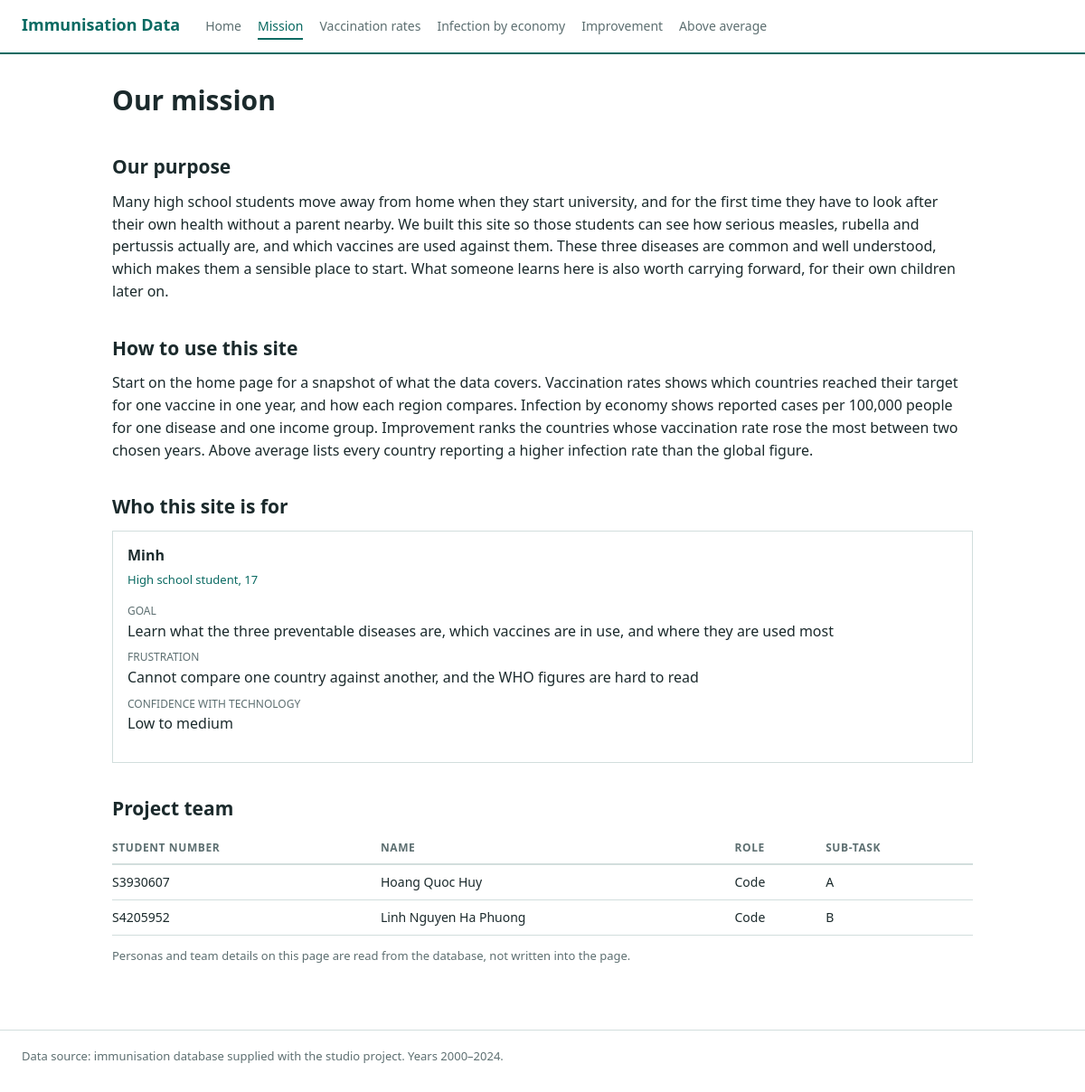
Page /mission on the committed database.
### tables this page shows
CREATE TABLE MissionStatement (
    id            INTEGER PRIMARY KEY,
    heading       TEXT NOT NULL,
    body          TEXT NOT NULL,
    display_order INTEGER DEFAULT 0
);

CREATE TABLE Persona (
    PersonaID   INTEGER PRIMARY KEY AUTOINCREMENT,
    name        TEXT NOT NULL,
    role        TEXT NOT NULL,
    age         INTEGER,
    goal        TEXT NOT NULL,
    frustration TEXT,
    tech_skill  TEXT
);

CREATE TABLE TeamMember (
    StudentID TEXT PRIMARY KEY,
    full_name TEXT NOT NULL,
    role      TEXT,
    subtask   TEXT CHECK (subtask IN ('A', 'B'))
);

### routes/level1.py (the view)
@bp.route("/mission")
def mission():
    return render_template(
        "level1_mission.html",
        sections=queries.mission_sections(),
        personas=queries.personas(),
        team=queries.team_members(),
    )

### database/connection.py (called while the page is built)
def get_connection():
    conn = sqlite3.connect(DB_PATH)
    conn.row_factory = sqlite3.Row
    conn.execute("PRAGMA foreign_keys = ON")
    return conn

def run_query(sql, params=()):
    conn = get_connection()
    try:
        return conn.execute(sql, params).fetchall()
    finally:
        conn.close()

### database/queries.py (called while the page is built)
def mission_sections():
    return run_query("SELECT heading, body FROM MissionStatement ORDER BY display_order")

def personas():
    return run_query("""
        SELECT name, role, age, goal, frustration, tech_skill
        FROM Persona
        ORDER BY PersonaID
    """)

def team_members():
    return run_query("""
        SELECT StudentID, full_name, role, subtask
        FROM TeamMember
        ORDER BY full_name
    """)

### templates/level1_mission.html (shortened to what this page needs)
{% extends "base.html" %}
{% block content %}
<h1>Our mission</h1>
{% for section in sections %}
  <h2>{{ section.heading }}</h2>
  <p>{{ section.body }}</p>
{% else %}
  <p class="empty">No mission statement stored yet. Run <code>python db/setup_db.py</code>.</p>
{% endfor %}
<h2>Who this site is for</h2>
{% if personas %}
<div class="cards">
  {% for p in personas %}
  <div class="card">
    <h4>{{ p.name }}</h4>
    <div class="role">{{ p.role }}{% if p.age %}, {{ p.age }}{% endif %}</div>
    <dl>
      <dt>Goal</dt><dd>{{ p.goal }}</dd>
      {% if p.frustration %}<dt>Frustration</dt><dd>{{ p.frustration }}</dd>{% endif %}
      {% if p.tech_skill %}<dt>Confidence with technology</dt><dd>{{ p.tech_skill }}</dd>{% endif %}
    </dl>
  </div>
  {% endfor %}
</div>
{% else %}
  <p class="empty">No personas stored yet.</p>
{% endif %}
<h2>Project team</h2>
<div class="table-wrap">
  <table>
    <thead>
      <tr><th>Student number</th><th>Name</th><th>Role</th><th>Sub-task</th></tr>
    </thead>
    <tbody>
      {% for member in team %}
      <tr>
        <td>{{ member.StudentID }}</td>
        <td>{{ member.full_name }}</td>
        <td>{{ member.role }}</td>
        <td>{{ member.subtask }}</td>
      </tr>
      {% endfor %}
    </tbody>
  </table>
</div>
<p class="note">Personas and team details on this page are read from the database,
not written into the page.</p>
{% endblock %}

### static/css/style.css (style rules this page uses)
:root { --ink: #1b2a2c; --muted: #5d6f71; --line: #d2dedd; --accent: #0a6a62; --wash: #eef3f2; }
* { box-sizing: border-box; }
body { margin: 0; font-family: "Segoe UI", Arial, sans-serif; font-size: 16px; line-height: 1.55; color: var(--ink); background: #fff; }
h1 { font-size: 30px; margin: 0 0 6px; }
h2 { font-size: 21px; margin: 34px 0 10px; }
p { margin: 0 0 12px; }
.table-wrap { overflow-x: auto; }
table { border-collapse: collapse; width: 100%; font-size: 14px; margin-bottom: 8px; }
th { text-align: left; font-size: 12px; text-transform: uppercase; letter-spacing: .05em; color: var(--muted); border-bottom: 2px solid var(--line); padding: 8px 10px 8px 0; }
td { border-bottom: 1px solid var(--line); padding: 8px 10px 8px 0; }
.note { font-size: 13px; color: var(--muted); margin-top: 4px; }
.cards { display: flex; flex-wrap: wrap; gap: 16px; }
.card { flex: 1 1 260px; border: 1px solid var(--line); padding: 14px 16px; }
.card h4 { margin: 0 0 4px; font-size: 16px; }
.card .role { color: var(--accent); font-size: 13px; margin-bottom: 8px; }
.card dt { font-size: 12px; text-transform: uppercase; color: var(--muted); margin-top: 8px; }
.card dd { margin: 0; }

### rows in the picture
MissionStatement: heading "Our purpose", body "Many high school students move away from home when they start university, and for the first time they have to look after their own health without a parent nearby. We built this site so those students can see how serious measles, rubella and pertussis actually are, and which vaccines are used against them. These three diseases are common and well understood, which makes them a sensible place to start. What someone learns here is also worth carrying forward, for their own children later on."
MissionStatement: heading "How to use this site", body "Start on the home page for a snapshot of what the data covers. Vaccination rates shows which countries reached their target for one vaccine in one year, and how each region compares. Infection by economy shows reported cases per 100,000 people for one disease and one income group. Improvement ranks the countries whose vaccination rate rose the most between two chosen years. Above average lists every country reporting a higher infection rate than the global figure."
Persona: name "Minh", role "High school student", age "17", goal "Learn what the three preventable diseases are, which vaccines are in use, and where they are used most", frustration "Cannot compare one country against another, and the WHO figures are hard to read", tech_skill "Low to medium"
TeamMember: StudentID "S3930607", full_name "Hoang Quoc Huy", role "Code", subtask "A"
TeamMember: StudentID "S4205952", full_name "Linh Nguyen Ha Phuong", role "Code", subtask "B"
